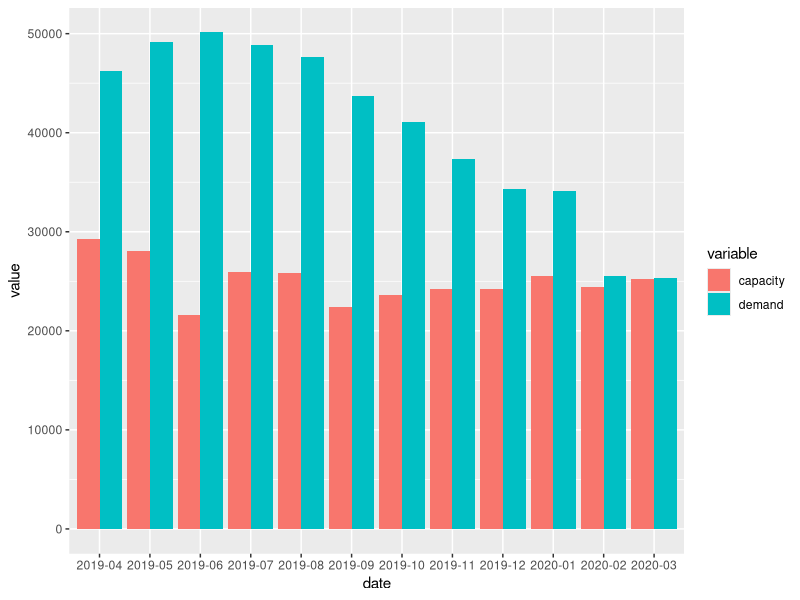

Reproduce this figure in R.
library(lubridate)
library(dplyr)
library(readr)
library(ggplot2)
require(reshape2)

q6_data <- read_csv("data/q6_data.csv")
colnames(q6_data) <- tolower(colnames(q6_data))
q6_data <- melt(q6_data, id = "date")

ggplot() + geom_bar(data = q6_data, aes(x = date, y = value, fill = variable), position = "dodge", stat = "identity")
